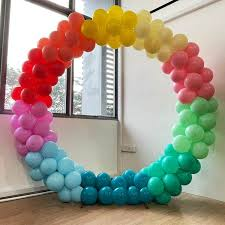
%> input picture img1.jpeg, 225 x 225 px
$ octave --eval "result = detect_color(imread('img1.jpeg'));"   (GNU Octave 9; MATLAB toolbox functions it lacks are replaced by stand-ins)
%> lines starting %> are read from the running program, lines starting %| are printed output that depends on the picture; in (x1, y1, x2, y2) boxes, pixels count from 0 and x2, y2 are one past the last pixel; in counts of white or black regions, pixels touching at a corner belong together; the program's own positions count from 1
% Detect the red colored cloth using color detection and segmentation algorithm.
function [highlighted_img]=detect_color(img)


%img=imread('img1.png');
%figure
%imshow(img);

hI=rgb2hsv(img);
%> hI: size 225x225x3 double; mean H, S, V 0.328, 0.357, 0.691
%figure
%imshow(hI);
hImage1=hI(:,:,1);
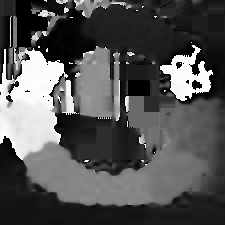
%> hImage1: size 225x225 double; min 0, max 0.999, mean 0.328
sImage1=hI(:,:,2);
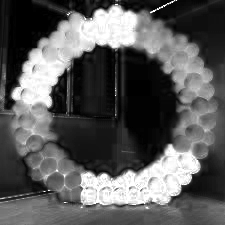
%> sImage1: size 225x225 double; min 0, max 1, mean 0.357
vImage1=hI(:,:,3);
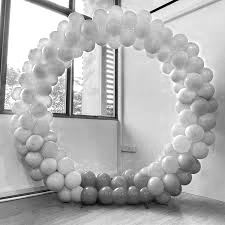
%> vImage1: size 225x225 double; min 0.00392, max 1, mean 0.691
%d=impixel(hI);
%  red
hueTL1 = 0.029; hueTH1 = 0.98;
saturationTL1 = 0.39; saturationTH1 = 1;
valueTL1 = 0.01; valueTH1 = 1;

% find red color
hueMaskred1 = (hImage1 <= hueTL1)|(hImage1 >= hueTH1);
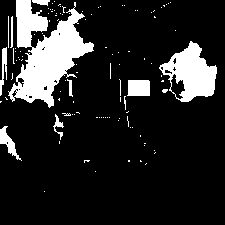
%> hueMaskred1: size 225x225 logical; 15.2% white; 109 white regions (99 under 20 px), largest, box (x1, y1, x2, y2) and area: (8, 0, 94, 108) 4416, (159, 41, 217, 102) 1891, (127, 80, 150, 96) 352
saturationMaskred1 = (sImage1 >= saturationTL1) & (sImage1 <= saturationTH1);
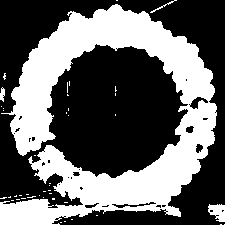
%> saturationMaskred1: size 225x225 logical; 40% white; 43 white regions (39 under 20 px), largest, box (x1, y1, x2, y2) and area: (0, 4, 217, 225) 19809, (208, 204, 225, 222) 213, (0, 87, 5, 102) 51, (150, 0, 177, 13) 45
valueMaskred1 = (vImage1 >= valueTL1) & (vImage1 <= valueTH1);
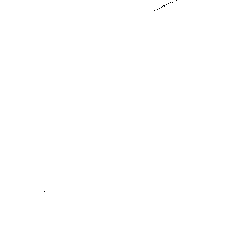
%> valueMaskred1: size 225x225 logical; 100% white; black in thin lines or dots, all inside (x1, y1, x2, y2) = (44, 0, 177, 192)
redObjectsMask1 = hueMaskred1 & saturationMaskred1 & valueMaskred1;
%> redObjectsMask1: size 225x225 logical; 9.5% white; 13 white regions (11 under 20 px), largest, box (x1, y1, x2, y2) and area: (11, 11, 94, 108) 3140, (163, 43, 215, 102) 1622


%figure
%imshow(redObjectsMask1);
out2=imfill(redObjectsMask1,'holes');
%> out2: size 225x225 logical; 9.6% white; 13 white regions (11 under 20 px), largest, box (x1, y1, x2, y2) and area: (11, 11, 94, 108) 3183, (163, 43, 215, 102) 1641
out3=bwmorph(out2,'erode',2);
%> out3: size 225x225 logical; 6.9% white; 3 white regions, box (x1, y1, x2, y2) and area: (14, 23, 91, 102) 2315, (166, 46, 212, 100) 1158, (71, 15, 79, 22) 27
out3=bwmorph(out3,'dilate',3);
%> out3: size 225x225 logical; 10.4% white; 2 white regions, box (x1, y1, x2, y2) and area: (11, 12, 94, 105) 3456, (163, 43, 215, 103) 1824
out3=imfill(out3,'holes');
%figure
%imshow(out3);
imgBoth=imoverlay(img,out3);
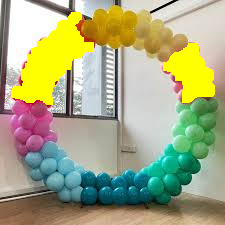
%> imgBoth: size 225x225x3 uint8; mean R, G, B 166.5, 169.6, 128.6
%figure
%imshow(imgBoth);
highlighted_img=imgBoth;
